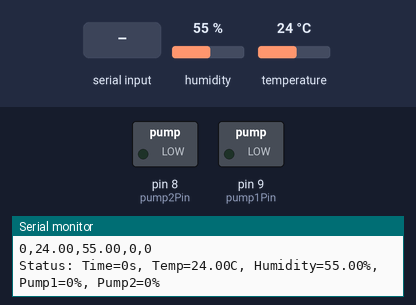
Recording of a sketch running on a simulated Arduino Mega 2560, built with avr-gcc and run on an emulated ATmega2560. Parts: switched loads named in the sketch (green lamp = pin HIGH), the last lines printed to the serial monitor. Inputs (shaded band) come from the test bench; at power-on: humidity 55 %, temperature 24 °C.

Above: at 1.3 s.
1.4 s: "1 1\n" received over Serial
At 6.4 s:
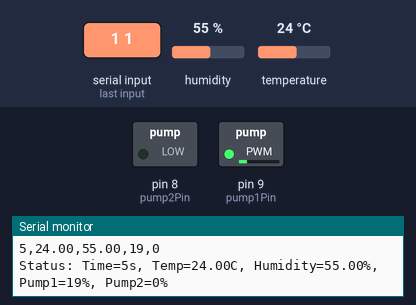
6.7 s: "B 1\n" received over Serial
At 11.5 s:
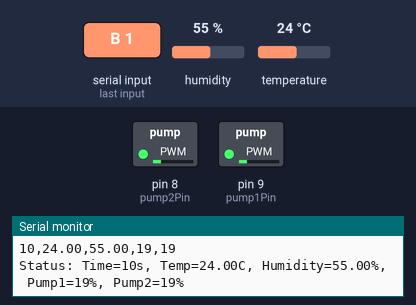
11.8 s: "1 150\n" received over Serial
At 16.5 s:
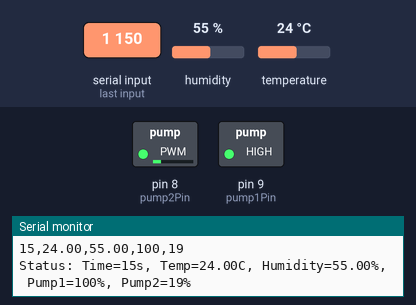
16.8 s: "2 150\n" received over Serial
At 20.8 s:
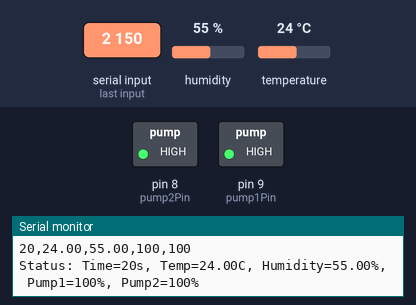
21.9 s: "1 1\n" received over Serial
At 26.1 s:
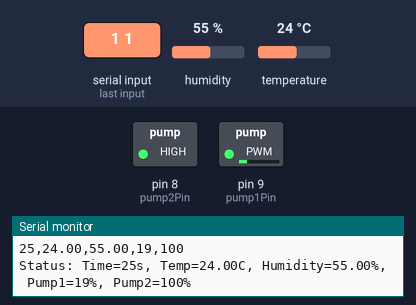
27.0 s: "2 1\n" received over Serial
At 31.4 s:
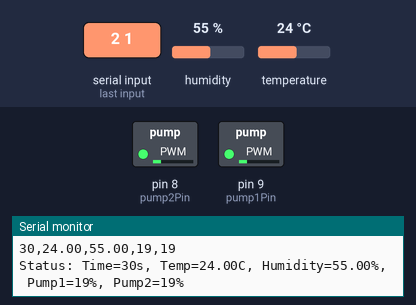
Timing chart, 0 to 32.9 s (numbered marks = the images above; inputs shaded):
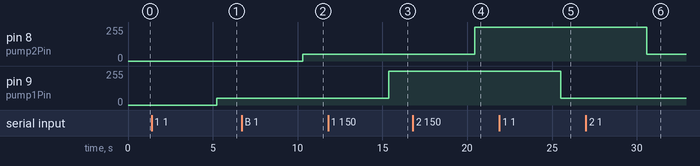

Measured:
- after the input at 1.4 s, pin 9 (pump1Pin): 0/255 → 50/255 after 3.8 s
- after the input at 6.7 s, pin 8 (pump2Pin): 0/255 → 50/255 after 3.6 s
- after the input at 11.8 s, pin 9 (pump1Pin): 50/255 → 255/255 after 3.6 s
- after the input at 16.8 s, pin 8 (pump2Pin): 50/255 → 255/255 after 3.7 s
- after the input at 21.9 s, pin 9 (pump1Pin): 255/255 → 50/255 after 3.6 s
- after the input at 27.0 s, pin 8 (pump2Pin): 255/255 → 50/255 after 3.6 s

The sketch:

two_pumps_temp_logging.ino
```cpp
/***************************************************************
 * Date: 2026-01-27
 * Objective: Control two peristaltic pumps independently,
 * read temperature and humidity from SHT30 sensor,
 * and print CSV-style logs to the Serial Monitor.
 *
 * Features:
 * - Pump 1 on Pin 9
 * - Pump 2 on Pin 8
 * - Pumps start OFF
 * - Keyboard input 0-100% speed
 * - Independent or simultaneous pump control
 * - Real-time CSV-style logging with elapsed time
 * - Terminal output shows system status
 *
 * Hardware Setup:
 * Pump 1:
 *   - MOSFET drain -> Pump 1 negative terminal
 *   - Pump 1 positive terminal -> 6V supply +
 *   - MOSFET gate -> Arduino pin 9
 *   - MOSFET source -> Arduino GND
 *   - 1N4007 diode across pump terminals (cathode to +)
 *
 * Pump 2:
 *   - MOSFET drain -> Pump 2 negative terminal
 *   - Pump 2 positive terminal -> 6V supply +
 *   - MOSFET gate -> Arduino pin 8
 *   - MOSFET source -> Arduino GND
 *   - 1N4007 diode across pump terminals (cathode to +)
 *
 * SHT30 Sensor:
 *   - SDA -> Arduino SDA (Pin 20 on Mega)
 *   - SCL -> Arduino SCL (Pin 21 on Mega)
 *   - VCC -> 3.3V or 5V
 *   - GND -> GND
 *
 * Logging:
 *   - CSV-style output to Serial Monitor:
 *     Time_s,Temp_C,Humidity_%,Pump1_Speed%,Pump2_Speed%
 *   - You can save Serial Monitor output as a CSV file.
 ***************************************************************/

#include <Wire.h>
#include <Adafruit_SHT31.h>

// ----------------------- Pin Definitions -----------------------
const int pump1Pin = 9;  // Pump 1 MOSFET gate
const int pump2Pin = 8;  // Pump 2 MOSFET gate

// ----------------------- PWM Settings -------------------------
const int maxPWM = 255; // Max PWM for full speed
const int minPWM = 50;  // Minimum PWM to avoid pump stalling

// ----------------------- Pump States --------------------------
int pump1SpeedPWM = 0;  // Pump 1 OFF initially
int pump2SpeedPWM = 0;  // Pump 2 OFF initially

// ----------------------- SHT30 Sensor -------------------------
Adafruit_SHT31 sht30 = Adafruit_SHT31();

// ----------------------- Time Tracking ------------------------
unsigned long startTime = 0;

// ----------------------- Setup Function -----------------------
void setup() {
  pinMode(pump1Pin, OUTPUT);
  pinMode(pump2Pin, OUTPUT);

  analogWrite(pump1Pin, pump1SpeedPWM);
  analogWrite(pump2Pin, pump2SpeedPWM);

  Serial.begin(9600);
  Serial.println("Two-Pump Control with SHT30 Logging Initialized.");
  startTime = millis();

  // Initialize SHT30
  if (!sht30.begin(0x44)) {
    Serial.println("SHT30 not found. Check wiring!");
    while (1); // Halt if sensor not found
  }

  // Print CSV header to Serial Monitor
  Serial.println("Time_s,Temp_C,Humidity_%,Pump1_Speed%,Pump2_Speed%");
  Serial.println("Commands:");
  Serial.println("  1 <0-100>   -> Pump 1 speed");
  Serial.println("  2 <0-100>   -> Pump 2 speed");
  Serial.println("  B <0-100>   -> Both pumps same speed");
}

// ----------------------- Main Loop ----------------------------
void loop() {
  // ----------------- Handle Serial Input -----------------
  if (Serial.available() > 0) {
    String input = Serial.readStringUntil('\n');
    input.trim();

    if (input.length() > 0) {
      int spaceIndex = input.indexOf(' ');
      if (spaceIndex > 0) {
        String pumpStr = input.substring(0, spaceIndex);
        String speedStr = input.substring(spaceIndex + 1);
        speedStr.trim();

        int speedPercent = speedStr.toInt();
        if (speedPercent < 0) speedPercent = 0;
        if (speedPercent > 100) speedPercent = 100;

        // Map 0-100% speed to 0-255 PWM
        int pwmValue = map(speedPercent, 0, 100, 0, maxPWM);
        if (pwmValue > 0 && pwmValue < minPWM) pwmValue = minPWM;

        if (pumpStr == "1") {
          pump1SpeedPWM = pwmValue;
          analogWrite(pump1Pin, pump1SpeedPWM);
          Serial.print("Pump 1 on Pin 9 - Speed: ");
          Serial.print(speedPercent);
          Serial.println("%");
        } else if (pumpStr == "2") {
          pump2SpeedPWM = pwmValue;
          analogWrite(pump2Pin, pump2SpeedPWM);
          Serial.print("Pump 2 on Pin 8 - Speed: ");
          Serial.print(speedPercent);
          Serial.println("%");
        } else if (pumpStr == "B" || pumpStr == "b") {
          pump1SpeedPWM = pwmValue;
          pump2SpeedPWM = pwmValue;
          analogWrite(pump1Pin, pump1SpeedPWM);
          analogWrite(pump2Pin, pump2SpeedPWM);
          Serial.print("Both pumps set to: ");
          Serial.print(speedPercent);
          Serial.println("%");
        } else {
          Serial.println("Invalid pump identifier. Use 1, 2, or B.");
        }
      } else {
        Serial.println("Invalid input format. Example: '1 50'");
      }
    }
    // Clear any extra input
    while (Serial.available() > 0) Serial.read();
  }

  // ----------------- Read SHT30 --------------------------
  float temperature = sht30.readTemperature();
  float humidity = sht30.readHumidity();

  if (!isnan(temperature) && !isnan(humidity)) {
    // Convert PWM back to percent for logging
    int pump1Percent = map(pump1SpeedPWM, 0, maxPWM, 0, 100);
    int pump2Percent = map(pump2SpeedPWM, 0, maxPWM, 0, 100);

    // Calculate elapsed time
    unsigned long elapsedTime = (millis() - startTime) / 1000;

    // CSV-style print: Time, Temp, Humidity, Pump1%, Pump2%
    Serial.print(elapsedTime);
    Serial.print(",");
    Serial.print(temperature, 2);
    Serial.print(",");
    Serial.print(humidity, 2);
    Serial.print(",");
    Serial.print(pump1Percent);
    Serial.print(",");
    Serial.println(pump2Percent);

    // Also print system status
    Serial.print("Status: Time=");
    Serial.print(elapsedTime);
    Serial.print("s, Temp=");
    Serial.print(temperature, 2);
    Serial.print("C, Humidity=");
    Serial.print(humidity, 2);
    Serial.print("%, Pump1=");
    Serial.print(pump1Percent);
    Serial.print("%, Pump2=");
    Serial.print(pump2Percent);
    Serial.println("%");
  } else {
    Serial.println("Failed to read from SHT30");
  }

  delay(5000); // Log every 5 seconds
}
```
